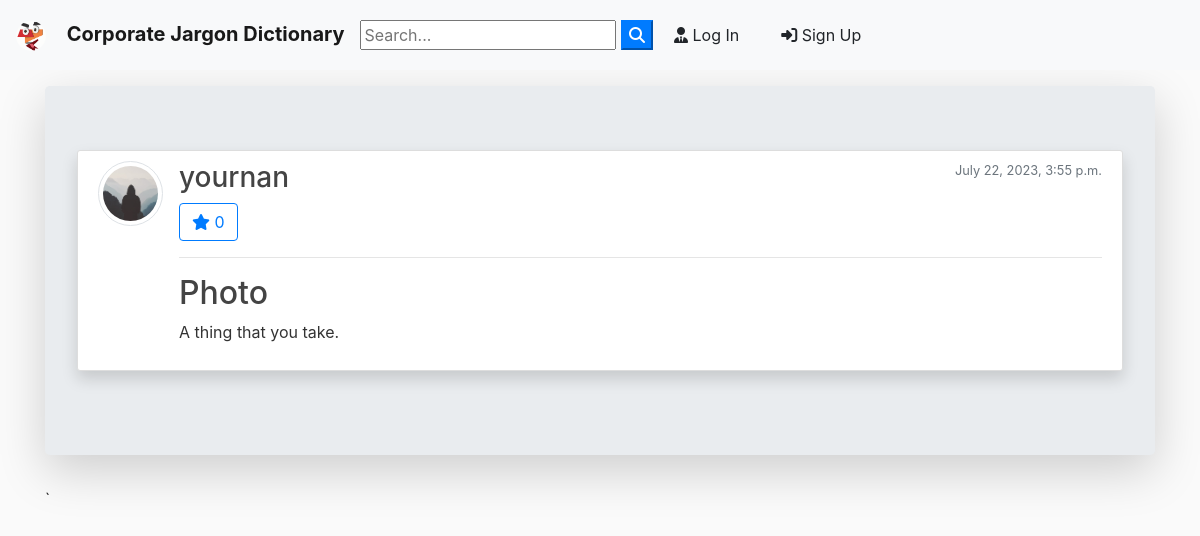
Page /definition/5/ on the committed database.
### blog/models.py (models this page shows, shortened)
class Definition(models.Model):
	word = models.CharField(max_length=100)
	description = models.TextField()
	date_posted = models.DateTimeField(default=timezone.now)
	author = models.ForeignKey(User, on_delete=models.CASCADE)
	likes = models.ManyToManyField(User, related_name='definitions')
	def total_likes(self):
		return self.likes.count()

### users/models.py (models this page shows, shortened)
class Profile(models.Model):
    user = models.OneToOneField(User, on_delete=models.CASCADE)
    image = models.ImageField(default='default.jpg', upload_to='profile_pics')

### blog/views.py (the view)
# urls.py: path('definition/<int:pk>/', DefinitionDetailView.as_view(), name='definition-detail'),
class DefinitionDetailView(DetailView):
    model = Definition
    template_name = 'blog/definition_detail.html'
    def get_context_data(self, **kwargs):
            definition = get_object_or_404(Definition, id=self.kwargs['pk'])
            context = super().get_context_data(**kwargs)
            context['total_likes'] = definition.total_likes()
            return context

### blog/templates/blog/definition_detail.html (shortened to what this page needs)
{% extends "blog/base.html" %}
{% block content %}
<div class="jumbotron mt-3 shadow-lg">
<article class="media content-section shadow ">
   <a href="{{ object.author.profile.image.url }} " target="_blank"> <img src="{{ object.author.profile.image.url }}  " alt="" class="article-img rounded-circle img-thumbnail img-fluid">
   </a>
    <div class="media-body">
      <div class="">
        <div class="d-flex justify-content-between">
        <a class="mr-2 mt-0 mb-0  text-dark" href="{% url 'user-definitions' object.author.username  %}"><h3>{{ object.author }}</h3></a>
        <small class="text-muted  text-align-right">{{ object.date_posted }}</small>
        </div>
        {% if object.author != user %}
        <form action="{% url 'like-definition' definition.pk %}" method="POST">
          <button type="submit", name="definition_id", value="{{ definition.id }}", class="btn btn-outline-primary btn-d">
            <i class="fas fa-star"></i> {{ total_likes }}
          </button>
        </form>
        {% endif %}
        <hr>
      </div>
      <div>
        <h2>{{ object.word }}</h2>
        <p>{{ object.description }}</p>
      </div>
    </div>
  </article>
{% endblock content %}

### blog/static/blog/main.css (style rules this page uses)
body { background: #fafafa; color: #333333; margin-top: 0; }
h1, h2, h3, h4, h5, h6 { color: #444444; }
.content-section { background: #ffffff; padding: 10px 20px; border: 1px solid #dddddd; border-radius: 3px; margin-bottom: 20px; }
.article-img { height: 65px; width: 65px; margin-right: 16px; }

### rows in the picture
Definition: author.profile.image (placeholder picture), author "yournan", date_posted "July 22, 2023, 3:55 p.m.", word "Photo", description "A thing that you take."

### other values in the picture
{{ total_likes }} "0"
